Frame 1 (no input): blank canvas, image omitted
Frame 60 (no input): blank canvas, image omitted
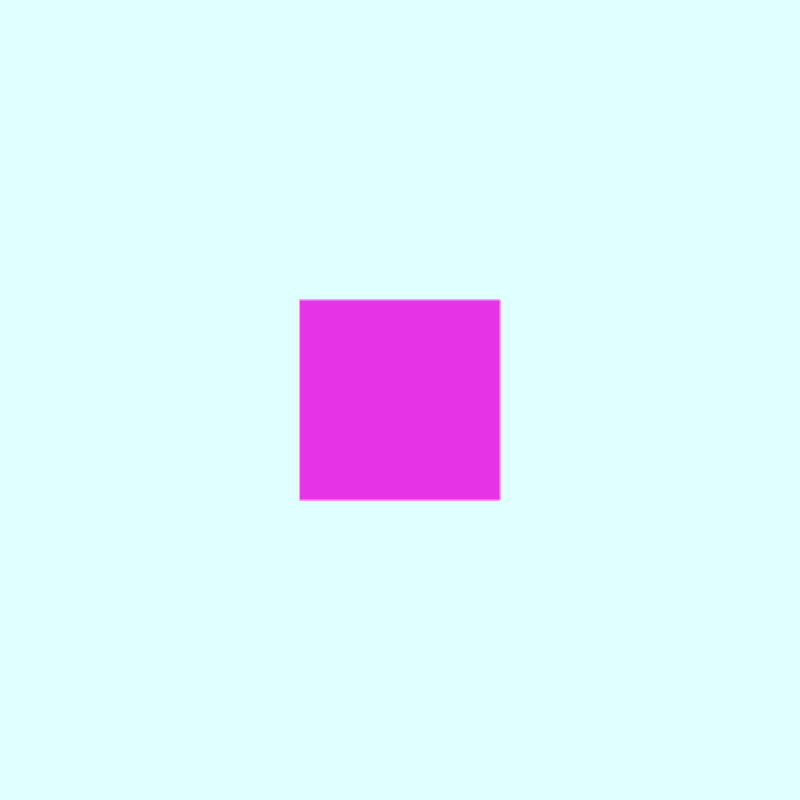
Frame 120 (the mouse pressed at the canvas centre since frame 60)

The p5.js sketch whose frames 1 and 60 were blank and that drew this single picture after the mouse press (run headless with seeded random() and noise() and a simulated clock; from frame 60 on, the mouse is pressed at the canvas centre):

// p5.js sketch
// ── sketch.js
var angle = 0.0
function setup() {
  createCanvas(800, 800);
  background(224, 255, 255);
}

function draw() {
  fill(229, 51, 229);
  stroke(255, 153, 255);
  translate(mouseX, mouseY);
  var scalar = mouseX/ 60.0;
  scale(scalar);
  strokeWeight(1.0/scalar);
  rect(-15, -15, 30,30);
}
